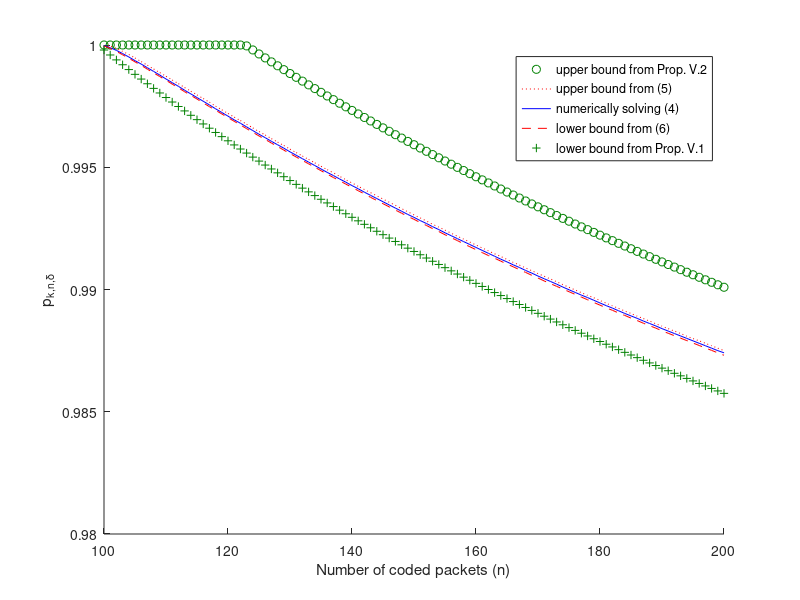
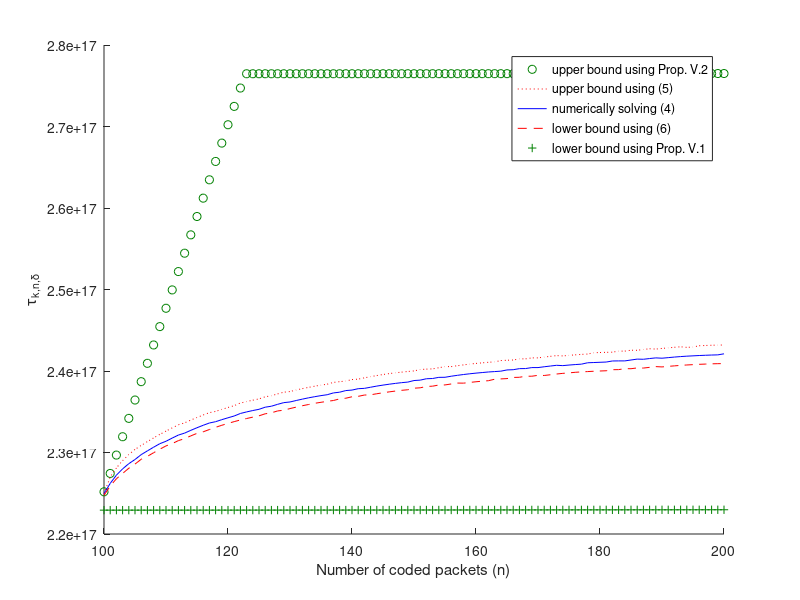

Write MATLAB code to recreate these figures, in order.
n= [100, 101, 102, 103, 104, 105, 106, 107, 108, 109, 110, 111, 112, 113, 114, 115, 116, 117, 118, 119, 120, 121, 122, 123, 124, 125, 126, 127, 128, 129, 130, 131, 132, 133, 134, 135, 136, 137, 138, 139, 140, 141, 142, 143, 144, 145, 146, 147, 148, 149, 150, 151, 152, 153, 154, 155, 156, 157, 158, 159, 160, 161, 162, 163, 164, 165, 166, 167, 168, 169, 170, 171, 172, 173, 174, 175, 176, 177, 178, 179, 180, 181, 182, 183, 184, 185, 186, 187, 188, 189, 190, 191, 192, 193, 194, 195, 196, 197, 198, 199, 200];
minp_expr= [0.99998, 0.99989, 0.99978, 0.99965, 0.99951, 0.99936, 0.99922, 0.99907, 0.99892, 0.99877, 0.99861, 0.99846, 0.99831, 0.99815, 0.998, 0.99785, 0.9977, 0.99755, 0.99739, 0.99724, 0.99709, 0.99694, 0.9968, 0.99665, 0.9965, 0.99635, 0.99621, 0.99606, 0.99592, 0.99578, 0.99563, 0.99549, 0.99535, 0.99521, 0.99507, 0.99493, 0.99479, 0.99466, 0.99452, 0.99439, 0.99425, 0.99412, 0.99398, 0.99385, 0.99372, 0.99359, 0.99346, 0.99333, 0.9932, 0.99307, 0.99295, 0.99282, 0.9927, 0.99257, 0.99245, 0.99232, 0.9922, 0.99208, 0.99196, 0.99184, 0.99172, 0.9916, 0.99148, 0.99136, 0.99124, 0.99113, 0.99101, 0.9909, 0.99078, 0.99067, 0.99055, 0.99044, 0.99033, 0.99022, 0.9901, 0.98999, 0.98988, 0.98977, 0.98967, 0.98956, 0.98945, 0.98934, 0.98924, 0.98913, 0.98902, 0.98892, 0.98882, 0.98871, 0.98861, 0.98851, 0.9884, 0.9883, 0.9882, 0.9881, 0.988, 0.9879, 0.9878, 0.9877, 0.9876, 0.9875, 0.98741];
trans_expr= [2.2496e+17, 2.2621e+17, 2.2722e+17, 2.2799e+17, 2.2863e+17, 2.2914e+17, 2.2974e+17, 2.302e+17, 2.3065e+17, 2.3108e+17, 2.3138e+17, 2.3177e+17, 2.3214e+17, 2.3238e+17, 2.3272e+17, 2.3304e+17, 2.3334e+17, 2.3362e+17, 2.3378e+17, 2.3403e+17, 2.3426e+17, 2.3448e+17, 2.3479e+17, 2.3498e+17, 2.3515e+17, 2.353e+17, 2.3556e+17, 2.3568e+17, 2.3591e+17, 2.3612e+17, 2.362e+17, 2.3638e+17, 2.3655e+17, 2.3671e+17, 2.3685e+17, 2.3698e+17, 2.3709e+17, 2.3731e+17, 2.374e+17, 2.376e+17, 2.3766e+17, 2.3783e+17, 2.3787e+17, 2.3801e+17, 2.3815e+17, 2.3827e+17, 2.3838e+17, 2.3848e+17, 2.3857e+17, 2.3864e+17, 2.3883e+17, 2.3888e+17, 2.3905e+17, 2.3908e+17, 2.3922e+17, 2.3923e+17, 2.3936e+17, 2.3947e+17, 2.3957e+17, 2.3966e+17, 2.3974e+17, 2.3981e+17, 2.3988e+17, 2.3993e+17, 2.3998e+17, 2.4013e+17, 2.4016e+17, 2.4029e+17, 2.403e+17, 2.4042e+17, 2.4042e+17, 2.4052e+17, 2.4061e+17, 2.407e+17, 2.4066e+17, 2.4073e+17, 2.4079e+17, 2.4084e+17, 2.4101e+17, 2.4104e+17, 2.4107e+17, 2.411e+17, 2.4123e+17, 2.4124e+17, 2.4124e+17, 2.4135e+17, 2.4146e+17, 2.4144e+17, 2.4153e+17, 2.4161e+17, 2.4157e+17, 2.4164e+17, 2.4171e+17, 2.4177e+17, 2.4182e+17, 2.4186e+17, 2.419e+17, 2.4193e+17, 2.4196e+17, 2.4198e+17, 2.4211e+17];
upper_tight= [0.99998, 0.99996, 0.99986, 0.99974, 0.99961, 0.99947, 0.99932, 0.99917, 0.99902, 0.99887, 0.99872, 0.99857, 0.99842, 0.99826, 0.99811, 0.99796, 0.99781, 0.99766, 0.9975, 0.99735, 0.9972, 0.99705, 0.99691, 0.99676, 0.99661, 0.99646, 0.99632, 0.99617, 0.99603, 0.99589, 0.99574, 0.9956, 0.99546, 0.99532, 0.99518, 0.99504, 0.9949, 0.99477, 0.99463, 0.99449, 0.99436, 0.99422, 0.99409, 0.99396, 0.99383, 0.9937, 0.99357, 0.99344, 0.99331, 0.99318, 0.99305, 0.99293, 0.9928, 0.99267, 0.99255, 0.99243, 0.9923, 0.99218, 0.99206, 0.99194, 0.99182, 0.9917, 0.99158, 0.99146, 0.99135, 0.99123, 0.99111, 0.991, 0.99088, 0.99077, 0.99065, 0.99054, 0.99043, 0.99032, 0.9902, 0.99009, 0.98998, 0.98987, 0.98976, 0.98966, 0.98955, 0.98944, 0.98933, 0.98923, 0.98912, 0.98902, 0.98891, 0.98881, 0.98871, 0.9886, 0.9885, 0.9884, 0.9883, 0.9882, 0.98809, 0.98799, 0.9879, 0.9878, 0.9877, 0.9876, 0.9875];
tau_upper_tight= [2.2496e+17, 2.2699e+17, 2.2811e+17, 2.29e+17, 2.2975e+17, 2.3038e+17, 2.3087e+17, 2.3134e+17, 2.3179e+17, 2.3222e+17, 2.3263e+17, 2.3302e+17, 2.334e+17, 2.3364e+17, 2.3398e+17, 2.343e+17, 2.346e+17, 2.3489e+17, 2.3504e+17, 2.3529e+17, 2.3553e+17, 2.3575e+17, 2.3607e+17, 2.3625e+17, 2.3642e+17, 2.3658e+17, 2.3684e+17, 2.3696e+17, 2.3719e+17, 2.374e+17, 2.3748e+17, 2.3767e+17, 2.3784e+17, 2.3799e+17, 2.3814e+17, 2.3827e+17, 2.3838e+17, 2.386e+17, 2.3869e+17, 2.3877e+17, 2.3895e+17, 2.39e+17, 2.3916e+17, 2.3931e+17, 2.3944e+17, 2.3957e+17, 2.3968e+17, 2.3978e+17, 2.3986e+17, 2.3994e+17, 2.4001e+17, 2.4018e+17, 2.4023e+17, 2.4026e+17, 2.404e+17, 2.4054e+17, 2.4054e+17, 2.4065e+17, 2.4075e+17, 2.4085e+17, 2.4093e+17, 2.41e+17, 2.4107e+17, 2.4112e+17, 2.4128e+17, 2.4132e+17, 2.4135e+17, 2.4149e+17, 2.4149e+17, 2.4161e+17, 2.4161e+17, 2.4171e+17, 2.418e+17, 2.4189e+17, 2.4185e+17, 2.4192e+17, 2.4198e+17, 2.4204e+17, 2.4208e+17, 2.4224e+17, 2.4227e+17, 2.4229e+17, 2.4231e+17, 2.4244e+17, 2.4244e+17, 2.4255e+17, 2.4254e+17, 2.4264e+17, 2.4273e+17, 2.4269e+17, 2.4277e+17, 2.4284e+17, 2.4291e+17, 2.4297e+17, 2.429e+17, 2.4294e+17, 2.431e+17, 2.4313e+17, 2.4316e+17, 2.4318e+17, 2.4319e+17];
lower_tight= [0.99996, 0.99986, 0.99974, 0.9996, 0.99946, 0.99931, 0.99917, 0.99901, 0.99886, 0.99871, 0.99856, 0.9984, 0.99825, 0.99809, 0.99794, 0.99779, 0.99763, 0.99748, 0.99733, 0.99718, 0.99703, 0.99688, 0.99673, 0.99658, 0.99643, 0.99628, 0.99614, 0.99599, 0.99585, 0.9957, 0.99556, 0.99542, 0.99528, 0.99514, 0.995, 0.99486, 0.99472, 0.99458, 0.99445, 0.99431, 0.99418, 0.99404, 0.99391, 0.99377, 0.99364, 0.99351, 0.99338, 0.99325, 0.99312, 0.99299, 0.99287, 0.99274, 0.99262, 0.99249, 0.99237, 0.99224, 0.99212, 0.992, 0.99187, 0.99175, 0.99163, 0.99151, 0.99139, 0.99128, 0.99116, 0.99104, 0.99093, 0.99081, 0.9907, 0.99058, 0.99047, 0.99035, 0.99024, 0.99013, 0.99002, 0.98991, 0.9898, 0.98969, 0.98958, 0.98947, 0.98936, 0.98925, 0.98915, 0.98904, 0.98894, 0.98883, 0.98873, 0.98862, 0.98852, 0.98842, 0.98831, 0.98821, 0.98811, 0.98801, 0.98791, 0.98781, 0.98771, 0.98761, 0.98751, 0.98741, 0.98731];
tau_lower_tight= [2.2474e+17, 2.2588e+17, 2.2678e+17, 2.2743e+17, 2.2807e+17, 2.2858e+17, 2.2917e+17, 2.2953e+17, 2.2997e+17, 2.304e+17, 2.3081e+17, 2.3109e+17, 2.3146e+17, 2.317e+17, 2.3204e+17, 2.3235e+17, 2.3254e+17, 2.3282e+17, 2.3309e+17, 2.3334e+17, 2.3357e+17, 2.3379e+17, 2.3399e+17, 2.3417e+17, 2.3434e+17, 2.345e+17, 2.3475e+17, 2.3487e+17, 2.351e+17, 2.3519e+17, 2.3539e+17, 2.3557e+17, 2.3574e+17, 2.3589e+17, 2.3604e+17, 2.3616e+17, 2.3628e+17, 2.3638e+17, 2.3658e+17, 2.3666e+17, 2.3684e+17, 2.3689e+17, 2.3705e+17, 2.3708e+17, 2.3721e+17, 2.3733e+17, 2.3744e+17, 2.3754e+17, 2.3763e+17, 2.377e+17, 2.3789e+17, 2.3794e+17, 2.381e+17, 2.3814e+17, 2.3828e+17, 2.3829e+17, 2.3841e+17, 2.3852e+17, 2.3851e+17, 2.386e+17, 2.3868e+17, 2.3875e+17, 2.3881e+17, 2.3899e+17, 2.3903e+17, 2.3907e+17, 2.3921e+17, 2.3923e+17, 2.3936e+17, 2.3936e+17, 2.3947e+17, 2.3945e+17, 2.3954e+17, 2.3963e+17, 2.3971e+17, 2.3977e+17, 2.3984e+17, 2.3989e+17, 2.3993e+17, 2.3997e+17, 2.4e+17, 2.4003e+17, 2.4016e+17, 2.4017e+17, 2.4029e+17, 2.4028e+17, 2.4038e+17, 2.4036e+17, 2.4045e+17, 2.4054e+17, 2.405e+17, 2.4057e+17, 2.4063e+17, 2.4069e+17, 2.4074e+17, 2.4078e+17, 2.4082e+17, 2.4085e+17, 2.4088e+17, 2.409e+17, 2.4091e+17];
lower_approx= [0.999795, 0.999592, 0.999391, 0.999192, 0.998995, 0.9988, 0.998607, 0.998415, 0.998226, 0.998038, 0.997852, 0.997668, 0.997485, 0.997304, 0.997125, 0.996947, 0.996771, 0.996597, 0.996423, 0.996252, 0.996082, 0.995913, 0.995746, 0.99558, 0.995415, 0.995252, 0.99509, 0.99493, 0.994771, 0.994613, 0.994456, 0.9943, 0.994146, 0.993993, 0.993841, 0.99369, 0.993541, 0.993392, 0.993245, 0.993098, 0.992953, 0.992809, 0.992666, 0.992524, 0.992382, 0.992242, 0.992103, 0.991965, 0.991828, 0.991691, 0.991556, 0.991421, 0.991288, 0.991155, 0.991024, 0.990893, 0.990763, 0.990633, 0.990505, 0.990378, 0.990251, 0.990125, 0.99, 0.989875, 0.989752, 0.989629, 0.989507, 0.989386, 0.989265, 0.989145, 0.989026, 0.988908, 0.98879, 0.988673, 0.988557, 0.988441, 0.988327, 0.988212, 0.988099, 0.987986, 0.987873, 0.987762, 0.987651, 0.98754, 0.98743, 0.987321, 0.987213, 0.987105, 0.986997, 0.98689, 0.986784, 0.986678, 0.986573, 0.986469, 0.986364, 0.986261, 0.986158, 0.986056, 0.985954, 0.985852, 0.985752];
trans_lower_approx= [2.229281909352757e+17, 2.2292821871170858e+17, 2.229282643514326e+17, 2.2292832734055366e+17, 2.2292840718315677e+17, 2.2292850340054218e+17, 2.2292861553048384e+17, 2.2292874312653533e+17, 2.2292888575736384e+17, 2.2292904300612592e+17, 2.2292921446986307e+17, 2.229293997589412e+17, 2.2292959849650493e+17, 2.2292981031796422e+17, 2.2293003487050566e+17, 2.2293027181262528e+17, 2.2293052081368707e+17, 2.2293078155349437e+17, 2.229310537218913e+17, 2.2293133701837728e+17, 2.2293163115173648e+17, 2.2293193583968886e+17, 2.229322508085552e+17, 2.2293257579294003e+17, 2.229329105354192e+17, 2.2293325478625418e+17, 2.2293360830310973e+17, 2.229339708507871e+17, 2.2293434220096822e+17, 2.229347221319678e+17, 2.2293511042850592e+17, 2.2293550688147533e+17, 2.2293591128773232e+17, 2.2293632344988557e+17, 2.2293674317610256e+17, 2.229371702799168e+17, 2.229376045800497e+17, 2.229380459002291e+17, 2.229384940690288e+17, 2.2293894891970253e+17, 2.2293941029003325e+17, 2.2293987802218106e+17, 2.2294035196254176e+17, 2.229408319616129e+17, 2.22941317873855e+17, 2.2294180955756954e+17, 2.2294230687477747e+17, 2.2294280969109978e+17, 2.2294331787564266e+17, 2.2294383130089235e+17, 2.2294434984260842e+17, 2.22944873379724e+17, 2.2294540179424746e+17, 2.229459349711676e+17, 2.229464727983667e+17, 2.229470151665284e+17, 2.2294756196905974e+17, 2.2294811310200653e+17, 2.2294866846397366e+17, 2.2294922795605395e+17, 2.229497914817543e+17, 2.2295035894692157e+17, 2.2295093025967862e+17, 2.2295150533035818e+17, 2.2295208407143974e+17, 2.2295266639748688e+17, 2.229532522250908e+17, 2.229538414728086e+17, 2.2295443406111395e+17, 2.229550299123401e+17, 2.229556289506286e+17, 2.2295623110188064e+17, 2.229568362937079e+17, 2.2295744445538496e+17, 2.2295805551780595e+17, 2.229586694134388e+17, 2.2295928607628717e+17, 2.2295990544184205e+17, 2.229605274470502e+17, 2.229611520302675e+17, 2.2296177913122928e+17, 2.229624086910101e+17, 2.22963040651988e+17, 2.2296367495781274e+17, 2.2296431155337302e+17, 2.2296495038476298e+17, 2.2296559139925267e+17, 2.229662345452567e+17, 2.2296687977230666e+17, 2.229675270310211e+17, 2.2296817627308128e+17, 2.229688274511994e+17, 2.2296948051909818e+17, 2.2297013543148406e+17, 2.229707921440218e+17, 2.2297145061330944e+17, 2.22972110796861e+17, 2.229727726530785e+17, 2.229734361412323e+17, 2.229741012214418e+17, 2.2297476785465395e+17];
upper_approx= [1.0, 1.0, 1.0, 1.0, 1.0, 1.0, 1.0, 1.0, 1.0, 1.0, 1.0, 1.0, 1.0, 1.0, 1.0, 1.0, 1.0, 1.0, 1.0, 1.0, 1.0, 1.0, 1.0, 0.999963, 0.999798, 0.999634, 0.999472, 0.99931, 0.99915, 0.998992, 0.998834, 0.998678, 0.998523, 0.998369, 0.998217, 0.998065, 0.997915, 0.997766, 0.997618, 0.997471, 0.997325, 0.99718, 0.997036, 0.996893, 0.996752, 0.996611, 0.996471, 0.996332, 0.996194, 0.996057, 0.995922, 0.995786, 0.995652, 0.995519, 0.995387, 0.995255, 0.995125, 0.994995, 0.994866, 0.994738, 0.994611, 0.994484, 0.994359, 0.994234, 0.99411, 0.993986, 0.993864, 0.993742, 0.993621, 0.9935, 0.993381, 0.993262, 0.993144, 0.993026, 0.992909, 0.992793, 0.992678, 0.992563, 0.992449, 0.992336, 0.992223, 0.992111, 0.991999, 0.991888, 0.991778, 0.991668, 0.991559, 0.99145, 0.991343, 0.991235, 0.991129, 0.991022, 0.990917, 0.990812, 0.990707, 0.990603, 0.9905, 0.990397, 0.990295, 0.990193, 0.990092];
trans_upper_approx= [2.251799813685247e+17, 2.2743178118220995e+17, 2.296835809958952e+17, 2.3193538080958045e+17, 2.341871806232657e+17, 2.3643898043695094e+17, 2.386907802506362e+17, 2.4094258006432144e+17, 2.431943798780067e+17, 2.4544617969169194e+17, 2.4769797950537718e+17, 2.4994977931906243e+17, 2.5220157913274765e+17, 2.544533789464329e+17, 2.5670517876011814e+17, 2.589569785738034e+17, 2.6120877838748864e+17, 2.634605782011739e+17, 2.6571237801485914e+17, 2.679641778285444e+17, 2.7021597764222963e+17, 2.7246777745591488e+17, 2.7471957726960013e+17, 2.7647254222052906e+17, 2.7647255313405792e+17, 2.764725788869526e+17, 2.764726191314929e+17, 2.7647267352990218e+17, 2.7647274175400227e+17, 2.7647282348488e+17, 2.764729184125577e+17, 2.7647302623568746e+17, 2.764731466612574e+17, 2.764732794043048e+17, 2.7647342418764333e+17, 2.7647358074160512e+17, 2.7647374880378637e+17, 2.7647392811880918e+17, 2.7647411843808784e+17, 2.7647431951961005e+17, 2.764745311277222e+17, 2.7647475303291974e+17, 2.7647498501165782e+17, 2.7647522684615584e+17, 2.7647547832421926e+17, 2.7647573923905818e+17, 2.764760093891263e+17, 2.7647628857794954e+17, 2.7647657661397814e+17, 2.7647687331042966e+17, 2.7647717848514582e+17, 2.7647749196045152e+17, 2.7647781356302333e+17, 2.7647814312375677e+17, 2.764784804776372e+17, 2.764788254636272e+17, 2.7647917792454477e+17, 2.7647953770694896e+17, 2.764799046610343e+17, 2.7648027864052586e+17, 2.7648065950257856e+17, 2.764810471076743e+17, 2.7648144131953674e+17, 2.7648184200502688e+17, 2.7648224903406925e+17, 2.764826622795557e+17, 2.7648308161727053e+17, 2.764835069258009e+17, 2.7648393808647424e+17, 2.764843749832706e+17, 2.7648481750275472e+17, 2.7648526553400963e+17, 2.7648571896856394e+17, 2.7648617770033194e+17, 2.7648664162554454e+17, 2.7648711064269235e+17, 2.7648758465246138e+17, 2.7648806355768278e+17, 2.7648854726327104e+17, 2.7648903567617037e+17, 2.7648952870530826e+17, 2.7649002626153418e+17, 2.7649052825758234e+17, 2.7649103460801526e+17, 2.7649154522918022e+17, 2.7649206003916806e+17, 2.764925789577594e+17, 2.7649310190639725e+17, 2.764936288081323e+17, 2.7649415958758957e+17, 2.7649469417093178e+17, 2.7649523248581747e+17, 2.764957744613642e+17, 2.7649632002811786e+17, 2.7649686911801613e+17, 2.7649742166435184e+17, 2.764979776017449e+17, 2.7649853686611008e+17, 2.7649909939462528e+17, 2.7649966512570016e+17, 2.7650023399895184e+17];

figure(1)
hold on
plot(n,upper_approx,'o','color',[0 0.5 0])
plot(n,upper_tight,'r:',n,minp_expr,'b',n,lower_tight,'r--')
plot(n,lower_approx,'+','color',[0 0.5 0])
legend('upper bound from Prop. V.2','upper bound from (5)','numerically solving (4)','lower bound from (6)','lower bound from Prop. V.1')
xlabel('Number of coded packets (n)')
ylabel('p_{k,n,\delta}')
hold off
figure(2)
hold on
plot(n,trans_upper_approx,'o','color',[0 0.5 0])
plot(n,tau_upper_tight,'r:',n,trans_expr,'b',n,tau_lower_tight,'r--')
plot(n,trans_lower_approx,'+','color',[0 0.5 0])
legend('upper bound using Prop. V.2','upper bound using (5)','numerically solving (4)','lower bound using (6)','lower bound using Prop. V.1')
xlabel('Number of coded packets (n)')
ylabel('\tau_{k,n,\delta}')
hold off
